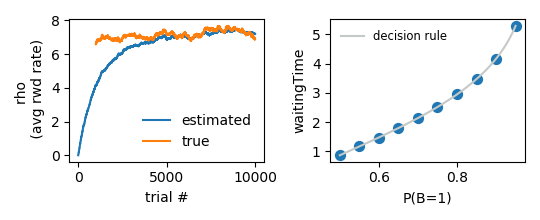

Here is the Python script that generated this plot:
import os
import pickle

import pandas as pd
import numpy as np
import matplotlib.pyplot as plt
import matplotlib.dates as mdates

import seaborn as sns

from locallib import optimwt, grad_rho, grad_beta

#%% PARAMS
np.random.seed(43)

learnRateRho = .0003
# learnRateBeta = .1

rho_method='G3'
# rho_method = 'lak14'
# beta_method = 'logprob'
# beta_method = 'prob'

nTrials = int(1e4)

pCatch = 0
Beta = 1.5
ITI = 1
m = 30 #reward magnitude
stim_set = np.linspace(50,95,10)/100#
stim_noise = .2

cols = ['isCorrect','isCatch','isRewarded','Reward','Q','rho',
        'beta','waitingTime','feedbackTime','trialDur']

mySession = pd.DataFrame(index=np.arange(nTrials), columns=cols, dtype=float)

mySession.loc[:, 'Q'] = np.random.choice(stim_set, nTrials) # here to be interpreted as p(Reward)
mySession.loc[:, 'feedbackTime'] = np.random.exponential(Beta,nTrials)
mySession.loc[:,['isCatch','isRewarded']] = False
mySession.loc[:, 'isCatch'] = np.random.rand(nTrials) < pCatch
mySession.loc[:, 'isCorrect'] = np.random.rand(nTrials) < mySession.loc[:, 'Q']
mySession.loc[:, 'beta'] = Beta

#% Initialization
mySession.loc[0, 'rho'] = .0001


#%% Main Loop

iTrial = 0

while (iTrial+1) < nTrials:
    #%%
    if (iTrial + 1) % int(nTrials/100) == 0:
        print("iTrial:{:5.0f}, rho {:1.2f}, delta_rho {:3.2f}".format(iTrial + 1, rhoHat, delta_rho))

    # S
    q = mySession.loc[iTrial, 'Q']
    betaHat = mySession.loc[iTrial, 'beta']
    rhoHat = mySession.loc[iTrial, 'rho']
    d = mySession.loc[iTrial, 'feedbackTime']

    # A
    # temperature = 100 if iTrial < nTrials/2 else 0.1
    k = optimwt(beta=betaHat,rho=rhoHat,q=q,m=m,method=rho_method)
    mySession.loc[iTrial, 'waitingTime'] = k

    # R
    mySession.loc[iTrial, 'isRewarded'] = mySession.loc[iTrial, 'isCorrect'] and not mySession.loc[
        iTrial, 'isCatch'] and k > d
    r = float(mySession.loc[iTrial, 'isRewarded'])
    mySession.loc[iTrial, 'Reward'] = m*r
    # tau = ITI + r*d * (1-r)*k
    tau = d if mySession.loc[iTrial, 'isRewarded'] else k
    tau = tau + ITI
    mySession.loc[iTrial, 'trialDur'] = tau

    # S'

    # A'
    delta_rho = grad_rho(rho=rhoHat,r=r,tau=tau,m=m)
    # rhoHat = max(1e-6, rhoHat + learnRateRho * delta_rho)
    rhoHat = max(1e-6, rhoHat + (1-(1-learnRateRho)**(tau)) * delta_rho)
    mySession.loc[iTrial + 1, 'rho'] = rhoHat

    assert(not np.isnan(mySession.loc[iTrial,:].values.astype(float)).any()), "nan found in {}".format(mySession.columns[np.isnan(mySession.loc[iTrial,:].values.astype(float))].values)

    iTrial += 1
    # break

# with open('mod01_cuedPb_nlog10Eta_{:2.1f}.pickle'.format(-np.log10(learnRateRho)),'wb') as fhandle:
#     pickle.dump(mySession,fhandle,-1)

#%% Plotting
mySession.loc[:,'early'] = mySession.index < nTrials/2
mySessionLate = mySession.loc[np.logical_not(mySession.early),:].dropna()

hf_summ, ha_summ = plt.subplots(1, 2,figsize=(5.4,2.2))

ha_summ[0].plot(mySession.rho,label='estimated')
ha_summ[0].plot(np.divide(mySession.Reward.rolling(window=int(nTrials/10)).mean(),mySession.trialDur.rolling(window=int(nTrials/10)).mean()),label='true')
ha_summ[0].set_xlabel('trial #')
ha_summ[0].set_ylabel('rho \n (avg rwd rate)')
ha_summ[0].legend(frameon=False)

sns.regplot(x='Q', y='waitingTime', data=mySessionLate, logistic=False, ci=None,
            ax=ha_summ[1],x_bins=stim_set, truncate=True, fit_reg=False, scatter_kws={'label':'simulation'})
ha_summ[1].set_xlabel('P(B=1)')
xaxis = np.linspace(stim_set.min(),stim_set.max(),100)
yaxis = optimwt(beta=mySessionLate.beta.mean(),rho=mySessionLate.rho.mean(),q=xaxis,m=m,method=rho_method)
yaxis[yaxis<0]=0
ha_summ[1].plot(xaxis,
                         yaxis,
                         color='xkcd:silver',label='decision rule')
ha_summ[1].legend(fontsize='small',frameon=False)


hf_summ.show()

hf_summ.savefig('fig_cuedPb_learn_rho.png')

# #%% asfreq
#
# # mySess2 = mySession.loc[:,['early','rho','Reward','trialDur','Q','waitingTime']].copy()
# mySess2 = mySession.loc[:,['Reward','trialDur','rho','Q','waitingTime','beta','isCorrect']].dropna().copy()
# mySess2.index=pd.to_datetime(pd.to_timedelta(np.cumsum(mySess2.loc[:,'trialDur'].round(decimals=0)),unit='s'))
# # mySess2.index = [t.strftime("%M:%S") for t in mySess2.index]
# mySess3 = mySess2.Reward.dropna().asfreq(freq='S',fill_value=0)
# # mySession.loc[:,'early'] = mySession.index < nTrials/2
# mySessionLate = mySess2.iloc[int(len(mySess2)/2):,:].dropna()
#
# # mySession.loc[:,'early'] = mySession.index < nTrials/2
# # mySessionLate = mySession.loc[np.logical_not(mySession.early),:].dropna()
#
# hf_summ, ha_summ = plt.subplots(1, 2,figsize=(1*np.array([5.4,2.2])))
#
# ha_summ[0].plot(np.divide(mySess2.Reward,mySess2.trialDur).rolling(window=int(nTrials/10)).mean(),label='observed_old')
# ha_summ[0].plot(np.divide(mySess2.Reward.rolling(window=int(nTrials/10)).mean(),mySess2.trialDur.rolling(window=int(nTrials/10)).mean()),label='observed_old2')
# ha_summ[0].plot(mySess3.rolling(window=2400).mean(),label='observed_new')
# ha_summ[0].set_xlabel('trial #')
# ha_summ[0].set_ylabel('rho \n (avg rwd rate)')
# ha_summ[0].plot(mySess2.index,mySess2.rho,label='estimated')
# ha_summ[0].xaxis.set_major_locator(mdates.MinuteLocator(interval=int(mySession.trialDur.sum()/60/4)))
# ha_summ[0].xaxis.set_major_formatter(mdates.DateFormatter("%Hh%M"))
#
# ha_summ[0].legend(frameon=False)
#
# sns.regplot(x='Q', y='waitingTime', data=mySessionLate, logistic=False, ci=None,
#             ax=ha_summ[1],x_bins=stim_set, truncate=True, fit_reg=False, scatter_kws={'label':'simulation'})
# ha_summ[1].set_xlabel('P(B=1)')
# xaxis = np.linspace(stim_set.min(),stim_set.max(),100)
# yaxis = optimwt(beta=mySessionLate.beta.mean(),rho=mySessionLate.rho.mean(),q=xaxis,m=m,method=rho_method)
# yaxis[yaxis<0]=0
# ha_summ[1].plot(xaxis,
#                          yaxis,
#                          color='xkcd:silver',label='decision rule')
# ha_summ[1].legend(fontsize='small',frameon=False)
#
#
# hf_summ.show()
#
# #%%
#
# hf_calibr, ha_calibr = plt.subplots(1, 2,figsize=(1*np.array([5.4,2.2])))
#
# ha_calibr[0].plot(np.divide(mySess2.Reward,mySess2.trialDur).rolling(window=int(nTrials/10)).mean(),label='observed_old')
# ha_calibr[0].plot(np.divide(mySess2.Reward.rolling(window=int(nTrials/10)).mean(),mySess2.trialDur.rolling(window=int(nTrials/10)).mean()),label='observed_old2')
# ha_calibr[0].plot(mySess3.rolling(window=2400).mean(),label='observed_new')
# ha_calibr[0].set_xlabel('trial #')
# ha_calibr[0].set_ylabel('rho \n (avg rwd rate)')
# ha_calibr[0].plot(mySess2.index,mySess2.rho,label='estimated')
# ha_calibr[0].xaxis.set_major_locator(mdates.MinuteLocator(interval=int(mySession.trialDur.sum()/60/4)))
# ha_calibr[0].xaxis.set_major_formatter(mdates.DateFormatter("%Hh%M"))
#
# ha_calibr[0].legend(frameon=False)
#
# temp = mySessionLate.waitingTime
# temp=temp[np.logical_not(np.isinf(temp))]
# x_bins=np.percentile(temp,np.linspace(0,100,30))
# sns.regplot(x='waitingTime', y='isCorrect', data=mySessionLate, logistic=False, ci=None,
#             ax=ha_calibr[1],x_bins=x_bins, truncate=True, fit_reg=False)
# # ha_calibr[1].set_xlabel('P(B=1)')
# # xaxis = np.linspace(stim_set.min(),stim_set.max(),100)
# # yaxis = optimwt(beta=mySessionLate.beta.mean(),rho=mySessionLate.rho.mean(),q=xaxis,m=m,method=rho_method)
# # yaxis[yaxis<0]=0
# # ha_calibr[1].plot(xaxis,
# #                          yaxis,
# #                          color='xkcd:silver',label='decision rule')
# ha_calibr[1].legend(fontsize='small',frameon=False)
#
#
# hf_calibr.show()